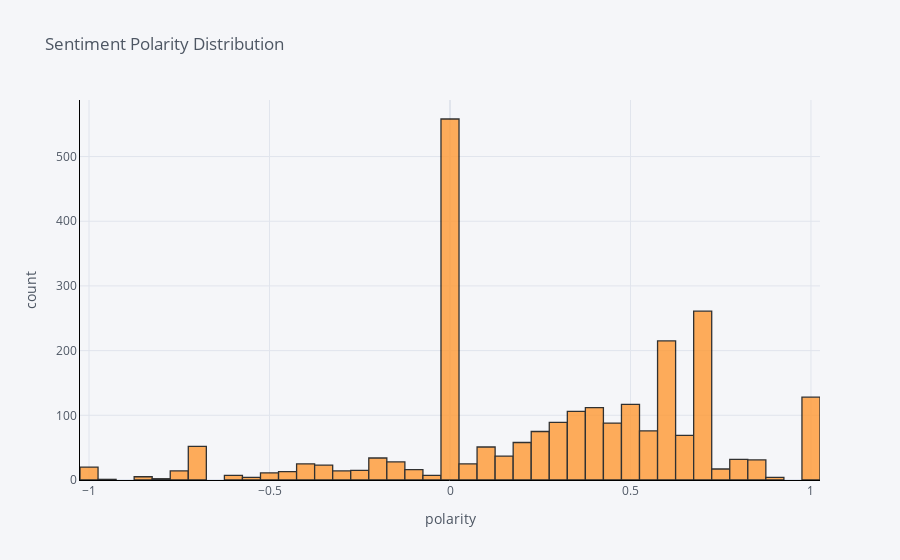

Notebook cell for this chart:
### Markdown cell above
## Sentiment polarity distribution
Let's look at our polarity distribution

### Code cell
process_reviews['polarity'].iplot(
    kind='hist',
    bins=50,
    xTitle='polarity',
    linecolor='black',
    yTitle='count',
    title='Sentiment Polarity Distribution')

### Figure 1 — Plotly figure (JSON) as saved in the notebook; plotly's stock layout.template omitted (floating-point values rounded to 4 significant figures; data arrays with more than 128 entries replaced by an {"elided": "..."} marker saying what was removed)
{"data": [{"histfunc": "count", "histnorm": "", "marker": {"color": "rgba(255, 153, 51, 1.0)", "line": {"color": "#000000", "width": 1.3}}, "name": "polarity", "nbinsx": 50, "opacity": 0.8, "orientation": "v", "type": "histogram", "x": {"elided": "2440 float values"}}], "layout": {"barmode": "overlay", "legend": {"bgcolor": "#F5F6F9", "font": {"color": "#4D5663"}}, "paper_bgcolor": "#F5F6F9", "plot_bgcolor": "#F5F6F9", "title": {"font": {"color": "#4D5663"}, "text": "Sentiment Polarity Distribution"}, "xaxis": {"gridcolor": "#E1E5ED", "linecolor": "black", "showgrid": true, "tickfont": {"color": "#4D5663"}, "title": {"font": {"color": "#4D5663"}, "text": "polarity"}, "zerolinecolor": "#E1E5ED"}, "yaxis": {"gridcolor": "#E1E5ED", "linecolor": "black", "showgrid": true, "tickfont": {"color": "#4D5663"}, "title": {"font": {"color": "#4D5663"}, "text": "count"}, "zerolinecolor": "#E1E5ED"}}}
